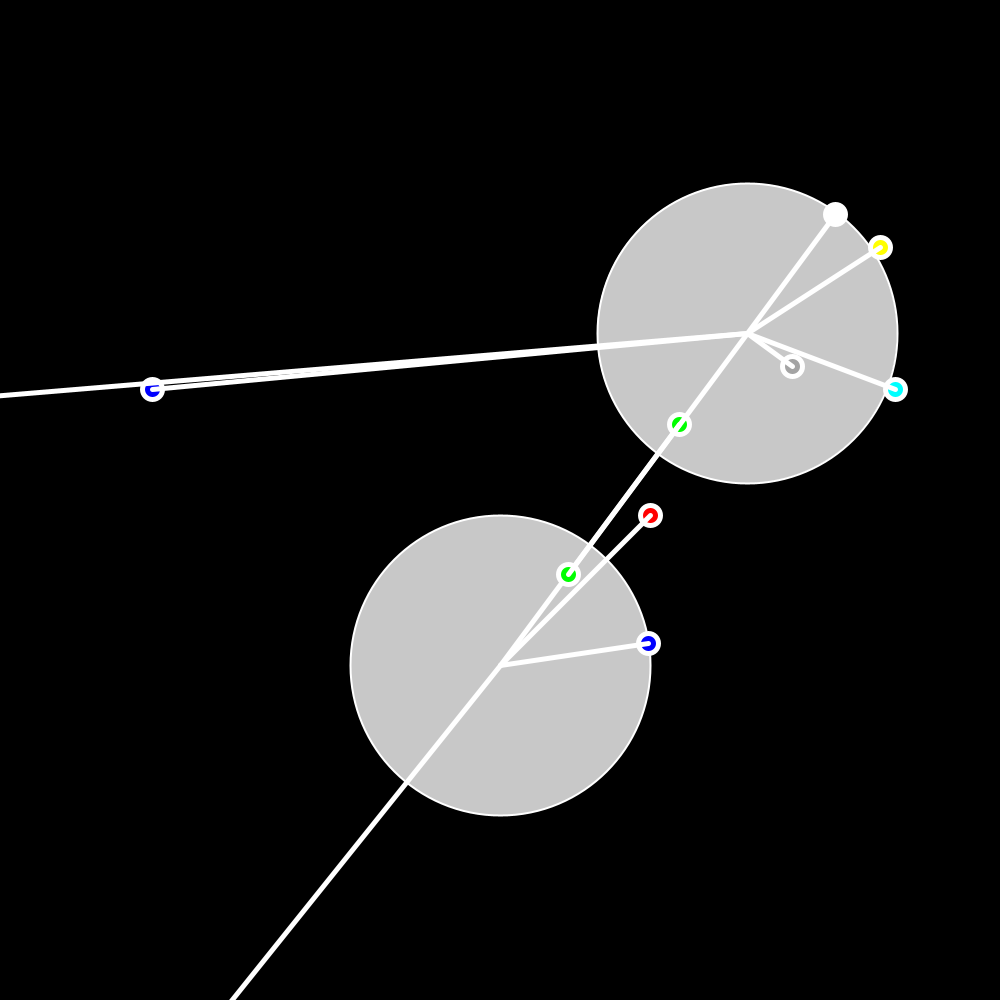
Frame 1 (no input)
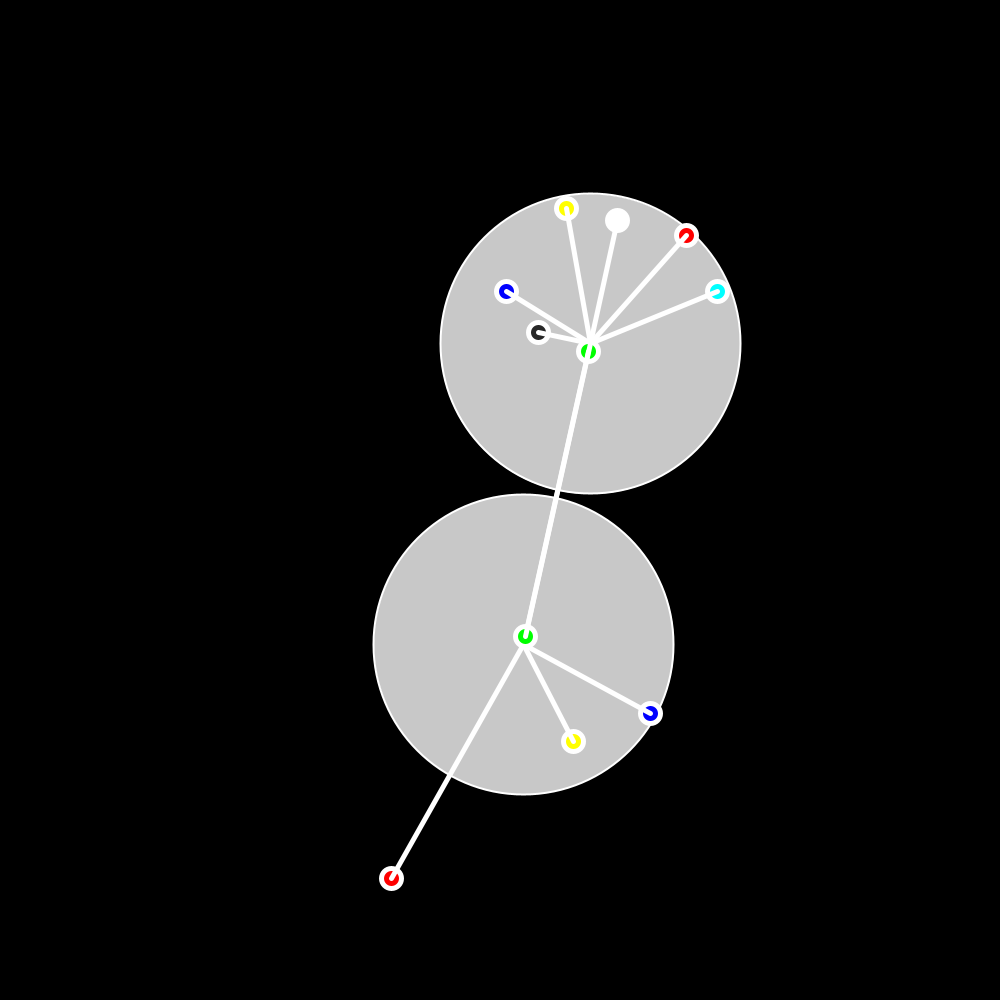
Frame 60 (the mouse pressed at the canvas centre just before this capture)
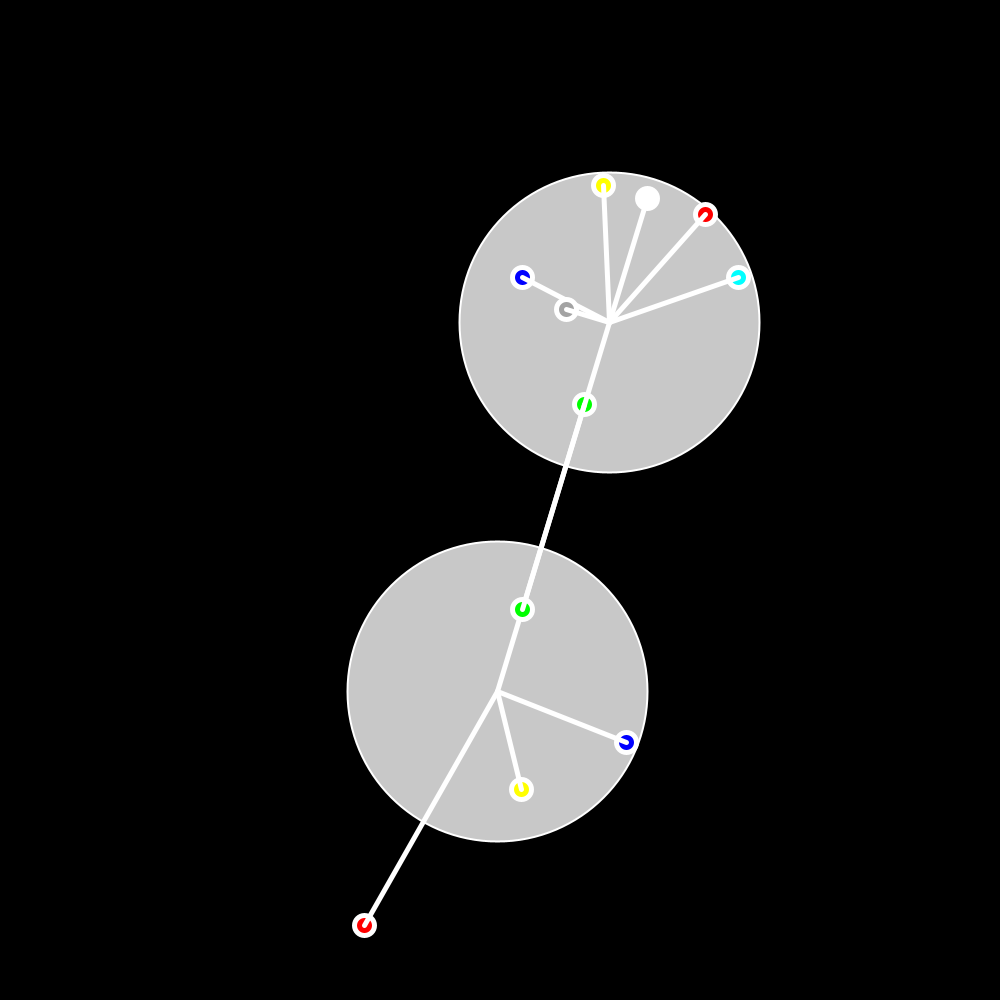
Frame 120 (the mouse held since frame 60 and released just before this capture)

The Processing sketch that drew these frames (run headless with seeded random() and noise(); from frame 60 on, the mouse is pressed at the canvas centre):

// Processing sketch: BallTest
// ── BallTest.pde
PVector pos1  = new PVector(0,0);
PVector pos2  = new PVector(0,0);
PVector vel1  = new PVector(0,0);
PVector vel2  = new PVector(0,0);
PVector acc1  = new PVector(0,0);
PVector acc2  = new PVector(0,0);
float ballRad = 300;
float coeffRestitution = -1.0;

boolean bounced = false;

void setup()
{
    size(1000,1000);

    pos1 = new PVector(  2*width/4, 2*height/3);
    pos2 = new PVector(3*width/4, height/3);

    vel1 = new PVector( 0.5,-0.5);
    vel2 = new PVector(-3.0,0.25);
}

void draw()
{
    background(0);

    vel1.add(acc1);
    vel2.add(acc2);
    pos1.add(vel1);
    pos2.add(vel2);

    fill(200);
    stroke(255);
    strokeWeight(2);
    ellipse(pos1.x,pos1.y,ballRad,ballRad);
    ellipse(pos2.x,pos2.y,ballRad,ballRad);

    if ( dist(pos2.x, pos2.y, pos1.x, pos1.y) < (ballRad+ballRad)/2 && !bounced)
    {
        bounceOff();
        bounced = true;
    }



    PVector dir = new PVector(pos2.x-pos1.x,pos2.y-pos1.y);
    dir.normalize();
    PVector dir2 = new PVector(-pos2.x+pos1.x,-pos2.y+pos1.y);
    dir2.normalize();

    println("dir: ", dir.x,  " " ,dir.y);
    println("dir: ", dir2.x, " " ,dir2.y);

    float correctionAng1 = PVector.angleBetween(dir,vel1);
    float correctionAng2 = PVector.angleBetween(dir2,vel2);

    println("correctionAng1: ", correctionAng1);
    println("correctionAng2: ", correctionAng2);
    
    PVector tempVel1 = new PVector( vel1.x*cos(correctionAng1), vel1.y*sin(correctionAng1));
    PVector tempVel2 = new PVector( vel2.x*cos(correctionAng2), vel2.y*sin(correctionAng2));

    PVector t_tempVel1 = new PVector(tempVel1.x,tempVel1.y);
    PVector t_tempVel2 = new PVector(tempVel2.x,tempVel2.y);

    
    fill(0,0,255);
    strokeWeight(5);
    ellipse(pos1.x+t_tempVel1.x*300,pos1.y+t_tempVel1.y*300, 20, 20);
    line(pos1.x,pos1.y, pos1.x+t_tempVel1.x*300,pos1.y+t_tempVel1.y*300);

    fill(0,0,255);
    strokeWeight(5);
    ellipse(pos2.x+t_tempVel2.x*300,pos2.y+t_tempVel2.y*300, 20, 20);
    line(pos2.x,pos2.y, pos2.x+t_tempVel2.x*300,pos2.y+t_tempVel2.y*300);
    

    println("vel: ", vel1.x, " ",vel1.y);
    println("t_tempVel1: ", t_tempVel1.x, " ",t_tempVel1.y);
    println("correctionAng2: ", correctionAng2);

    t_tempVel1.x = tempVel2.x*(coeffRestitution-1.0)/(2.0*coeffRestitution) + tempVel1.x*(coeffRestitution+1.0)/(2.0*coeffRestitution);
    t_tempVel2.x = tempVel2.x*(coeffRestitution+1.0)/(2.0*coeffRestitution) + tempVel1.x*(coeffRestitution-1.0)/(2.0*coeffRestitution);


    /*
    fill(0,255,255);
    strokeWeight(5);
    ellipse(pos1.x+t_tempVel1.x*300,pos1.y+t_tempVel1.y*300, 20, 20);
    line(pos1.x,pos1.y, pos1.x+t_tempVel1.x*300,pos1.y+t_tempVel1.y*300);

    fill(0,255,255);
    strokeWeight(5);
    ellipse(pos2.x+t_tempVel2.x*300,pos2.y+t_tempVel2.y*300, 20, 20);
    line(pos2.x,pos2.y, pos2.x+t_tempVel2.x*300,pos2.y+t_tempVel2.y*300);
    */

    PVector XComp = new PVector(dir.x,dir.y);
    XComp.mult(t_tempVel1.x);
    println("XComp: ", XComp.x, " ",XComp.y);
    PVector YComp = new PVector(dir.x,dir.y);
    YComp.rotate(PI/2);
    YComp.mult(t_tempVel1.y);
    println("YComp: ", YComp.x, " ",YComp.y);
    PVector newVel = new PVector(XComp.x+YComp.x, XComp.y+YComp.y);
    //vel1 = newVel.copy();
    println("newVel: ", newVel.x, " ",newVel.y);
    fill(255,255,0);
    strokeWeight(5);
    ellipse(pos1.x+newVel.x*300,pos1.y+newVel.y*300, 20, 20);
    line(pos1.x,pos1.y, pos1.x+newVel.x*300,pos1.y+newVel.y*300);


    XComp = new PVector(dir2.x,dir2.y);
    XComp.mult(-t_tempVel2.x);
    YComp = new PVector(dir2.x,dir2.y);
    YComp.rotate(-PI/2);
    YComp.mult(t_tempVel2.y);
    newVel = new PVector(XComp.x+YComp.x, XComp.y+YComp.y);
    //vel2 = new PVector(newVel.x,newVel.y);
    fill(255,255,0);
    strokeWeight(5);
    ellipse(pos2.x+newVel.x*300,pos2.y+newVel.y*300, 20, 20);
    line(pos2.x,pos2.y, pos2.x+newVel.x*300,pos2.y+newVel.y*300);

    fill(255);
    strokeWeight(5);
    ellipse(pos2.x+XComp.x*300,pos2.y+XComp.y*300, 20, 20);
    line(pos2.x,pos2.y, pos2.x+XComp.x*300,pos2.y+XComp.y*300);

    fill(random(255));
    strokeWeight(5);
    ellipse(pos2.x+YComp.x*300,pos2.y+YComp.y*300, 20, 20);
    line(pos2.x,pos2.y, pos2.x+YComp.x*300,pos2.y+YComp.y*300);

    

    fill(0,255,255);
    strokeWeight(5);
    ellipse(pos2.x+t_tempVel2.x*300,pos2.y+t_tempVel2.y*300, 20, 20);
    line(pos2.x,pos2.y, pos2.x+t_tempVel2.x*300,pos2.y+t_tempVel2.y*300);



    fill(255,0,0);
    strokeWeight(5);
    ellipse(pos1.x+vel1.x*300,pos1.y+vel1.y*300, 20, 20);
    line(pos1.x,pos1.y, pos1.x+vel1.x*300,pos1.y+vel1.y*300);

    fill(255,0,0);
    strokeWeight(5);
    ellipse(pos2.x+vel2.x*300,pos2.y+vel2.y*300, 20, 20);
    line(pos2.x,pos2.y, pos2.x+vel2.x*300,pos2.y+vel2.y*300);



    fill(0,255,0);
    strokeWeight(5);
    ellipse(pos1.x+dir.x*300,pos1.y+dir.y*300, 20, 20);
    line(pos1.x,pos1.y, pos1.x+dir.x*300,pos1.y+dir.y*300);

    fill(0,255,0);
    strokeWeight(5);
    ellipse(pos2.x+dir2.x*300,pos2.y+dir2.y*300, 20, 20);
    line(pos2.x,pos2.y, pos2.x+dir2.x*300,pos2.y+dir2.y*300);
}


void bounceOff()
{
    PVector dir = new PVector(pos2.x-pos1.x,pos2.y-pos1.y);
    dir.normalize();
    PVector dir2 = new PVector(-pos2.x+pos1.x,-pos2.y+pos1.y);
    dir2.normalize();

    println("dir: ", dir.x,  " " ,dir.y);
    println("dir: ", dir2.x, " " ,dir2.y);

    float correctionAng1 = PVector.angleBetween(dir,vel1);
    float correctionAng2 = PVector.angleBetween(dir2,vel2);

    println("correctionAng1: ", correctionAng1);
    println("correctionAng2: ", correctionAng2);
    
    PVector tempVel1 = new PVector( vel1.x*cos(correctionAng1), vel1.y*sin(correctionAng1));
    PVector tempVel2 = new PVector( vel2.x*cos(correctionAng2), vel2.y*sin(correctionAng2));

    PVector t_tempVel1 = new PVector(tempVel1.x,tempVel1.y);
    PVector t_tempVel2 = new PVector(tempVel2.x,tempVel2.y);

    println("vel: ", vel1.x, " ",vel1.y);
    println("t_tempVel1: ", t_tempVel1.x, " ",t_tempVel1.y);
    println("correctionAng2: ", correctionAng2);

    t_tempVel1.x = tempVel2.x*(coeffRestitution-1.0)/(2.0*coeffRestitution) + tempVel1.x*(coeffRestitution+1.0)/(2.0*coeffRestitution);
    t_tempVel2.x = tempVel2.x*(coeffRestitution+1.0)/(2.0*coeffRestitution) + tempVel1.x*(coeffRestitution-1.0)/(2.0*coeffRestitution);

    PVector XComp = new PVector(dir.x,dir.y);
    XComp.mult(t_tempVel1.x);
    println("XComp: ", XComp.x, " ",XComp.y);
    PVector YComp = new PVector(dir.x,dir.y);
    YComp.rotate(PI/2);
    YComp.mult(t_tempVel1.y);
    println("YComp: ", YComp.x, " ",YComp.y);
    PVector newVel = new PVector(XComp.x+YComp.x, XComp.y+YComp.y);
    vel1 = newVel.copy();
    println("newVel: ", newVel.x, " ",newVel.y);

    XComp = new PVector(dir2.x,dir2.y);
    XComp.mult(-t_tempVel2.x);
    YComp = new PVector(dir2.x,dir2.y);
    YComp.rotate(-PI/2);
    YComp.mult(t_tempVel2.y);
    newVel = new PVector(XComp.x+YComp.x, XComp.y+YComp.y);
    vel2 = new PVector(newVel.x,newVel.y);

    pos1.add(vel1); 
    pos2.add(vel2);
}
